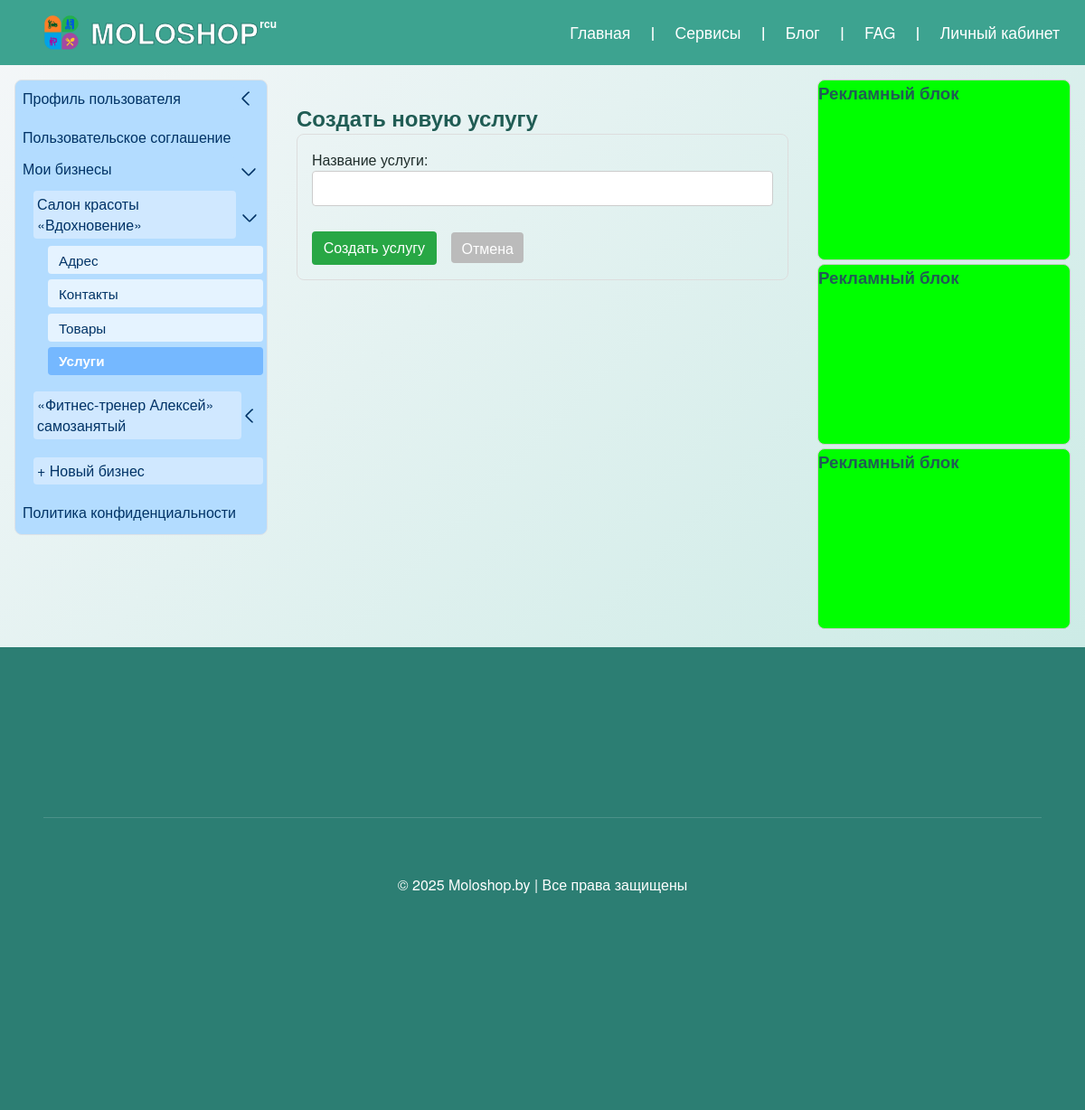
Before: /business/salon-krasoty-vdokhnovenie/services/create/ (signed in) with the older database file.
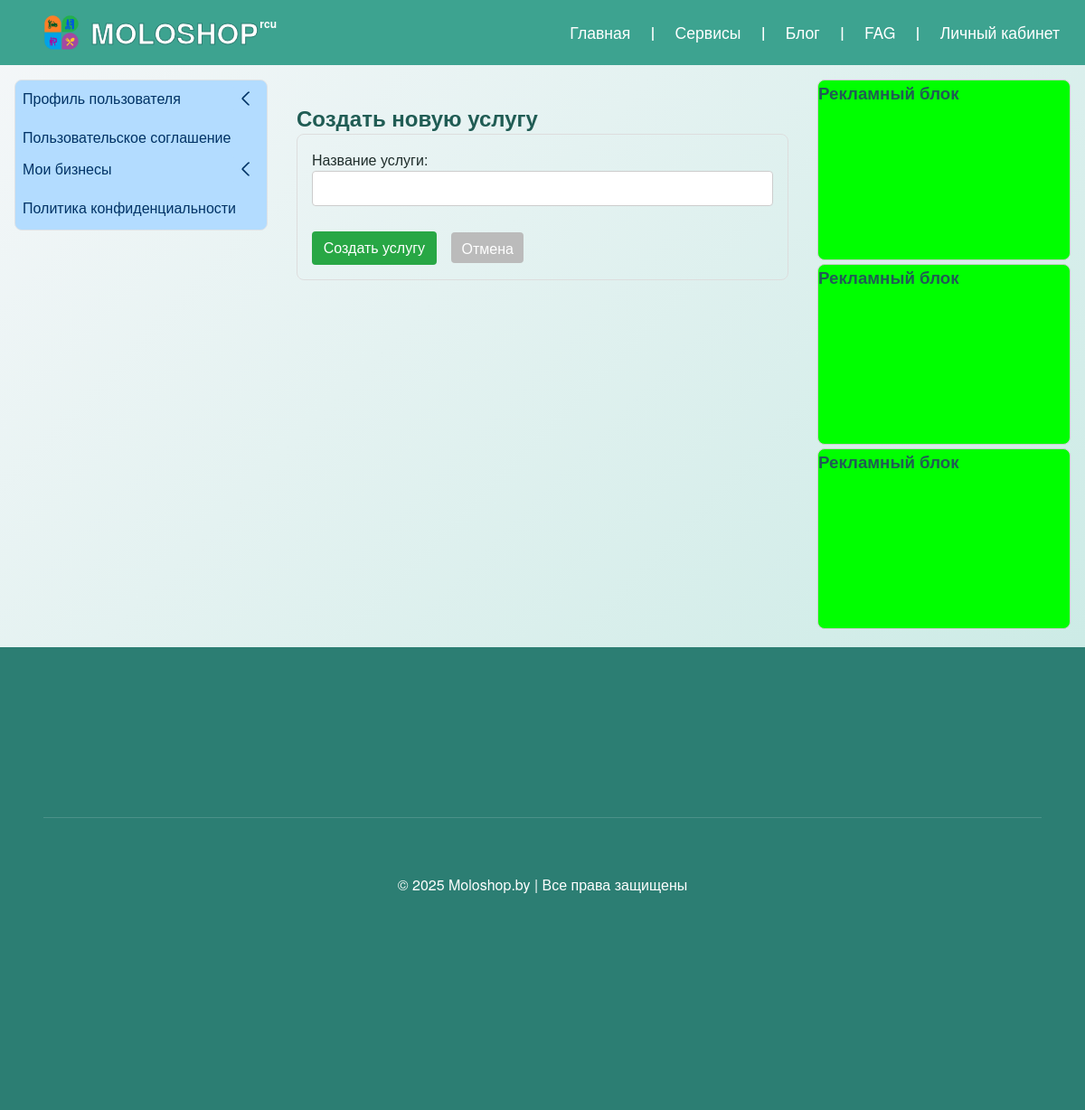
After: the same page with the newer database file.
### apps/users/models/menu.py (models this page shows, shortened)
class ProfileMenuCategory(UUIDModel, MPTTModel):
    user = models.ForeignKey(
        settings.AUTH_USER_MODEL,
        on_delete=models.CASCADE,
        related_name="profile_menu_categories",
        verbose_name="Пользователь",
        null=True,
        blank=True,
        help_text="Пользователь для персональных пунктов меню. Пусто — для общего меню."
    )
    name = models.CharField(max_length=100, verbose_name="Название пункта меню")
    url = models.CharField(max_length=200, blank=True, verbose_name="Имя URL-шаблона",
                           help_text="Имя URL-шаблона с namespace (например: 'landing:policy_detail')")
    url_params = models.JSONField(blank=True, null=True, verbose_name="Параметры для URL",
                                 help_text='Параметры для reverse(), например: {"slug":"politika-konfidentsialnosti"}')
    external_url = models.URLField(blank=True, null=True, verbose_name="Внешняя ссылка",
                                   help_text="Внешняя ссылка (например: https://t.me/moloshop)")
    parent = TreeForeignKey("self", on_delete=models.CASCADE, null=True, blank=True,
                           related_name="children", verbose_name="Родительский пункт меню")
    order = models.PositiveIntegerField(default=0, verbose_name="Порядок сортировки")
    is_active_link = models.BooleanField(default=True, verbose_name="Активная ссылка",
                                         help_text="Если выключена, пункт меню не активен")
    updated_at = models.DateTimeField(auto_now=True, verbose_name="Дата обновления")
    class MPTTMeta:
        order_insertion_by = ["order"]
    class Meta:
        app_label = "users"
        verbose_name = "Пункт меню"
        verbose_name_plural = "Меню личного кабинета"
        ordering = ["order"]
        unique_together = ("user", "name", "parent")
    def get_absolute_url(self):
        from django.urls import reverse
        if self.url:
            try:
                if self.url_params:
                    return reverse(self.url, kwargs=self.url_params)
                return reverse(self.url)
            except Exception:
                return "#"
        elif self.external_url:
            return self.external_url
        return "#"

### apps/business/views/business_options.py (the view)
# urls.py: path("<slug:business_slug>/services/create/", service_create, name="service_create"),
@login_required
def service_create(request, business_slug):
    business = get_object_or_404(Business, slug=business_slug, owner=request.user)
    if request.method == "POST":
        form = ServiceTitleForm(request.POST)
        if form.is_valid():
            service = form.save(commit=False)
            service.business = business
            service.save()
            messages.success(request, f"Услуга «{service.title}» создана.")
            params = urlencode({"active_service_id": service.id})
            return redirect(f"{reverse('business:service_list', kwargs={'business_slug': business.slug})}?{params}")
    else:
        form = ServiceTitleForm()
    return render(request, "business/products/service_new.html", {"form": form, "business": business})

### apps/business/forms/productss_form.py
class ServiceTitleForm(forms.ModelForm):
    class Meta:
        model = Service
        fields = ["title"]
        widgets = {
            "title": forms.TextInput(attrs={
                "class": "form-control",
                "placeholder": "Название услуги"
            }),
        }

### apps/core/models/footer_menu.py (called while the page is built)
    def get_col_desktop(self):
        if self.col_desctop:
            return self.col_desctop
        return 4 if self.parent is None and self.order < 4 else 12

    def get_col_md(self):
        return self.col_md or 12

    def get_url(self):
        if self.external_url:
            return self.external_url
        if not self.url or self.url == "#":
            return "#"
        try:
            return reverse(self.url, kwargs=self.url_params or {})
        except NoReverseMatch:
            return "#"

### apps/core/templatetags/footer_menu.py (called while the page is built)
@register.inclusion_tag("core/includes/footer_menu.html", takes_context=True)
def render_footer_menu(context):
    request = context["request"]
    parents = FooterMenuCategory.objects.filter(parent__isnull=True, is_active_link=True).order_by("order")
    return {
        "parents": parents,
        "request": request,
    }

### apps/business/templates/business/products/service_new.html (shortened to what this page needs)
{% extends "users/base_userpanel.html" %}
{% load static %}
{% block users_content %}
<div class="container" style="margin-top:1.5rem; margin-bottom:2rem;">
  <h2>Создать новую услугу</h2>
  <div style="border:1px solid #ddd; border-radius:8px; padding:1rem;">
    <form method="post">
      <div style="margin-bottom:0.75rem;">
        <label for="title">Название услуги:</label><br>
        <input type="text" id="title" name="title" required style="width:100%; padding:0.4rem; border:1px solid #ccc; border-radius:4px;">
      </div>
      <div style="margin-top:1rem;">
        <button type="submit" style="padding:0.4rem 0.8rem; border:none; background:#28a745; color:#fff; border-radius:4px;">
          Создать услугу
        </button>
        <a href="{% url 'business:business_edit' business.slug %}" style="margin-left:0.75rem; padding:0.35rem 0.7rem; background:#bbb; color:#fff; text-decoration:none; border-radius:4px;">
          Отмена
        </a>
      </div>
    </form>
  </div>
</div>
{% endblock %}

### apps/users/templates/users/components/user_menu.html (shortened to what this page needs)
<div class="user-menu-wrapper mb-4 border rounded">
  <nav class="user-menu">
    {% for section in menu_sections %}
      <div class="menu-section">
        {% if section.children.exists %}
          <div class="menu-header-wrap">
            <a href="{{ section.get_absolute_url }}"
               class="menu-header{% if current_path == section.get_absolute_url %} active{% endif %}">
              {{ section.name }}
            </a>
            <label for="toggle-section-{{ section.pk }}" class="chevron-toggle" aria-label="Развернуть меню">
              <span class="chevron-icon"></span>
            </label>
          </div>
          <div class="submenu-wrapper">
            <div class="submenu">
              {% for group in section.children.all %}
                <div class="submenu-group">
                  {% if group.children.exists %}
                    <div class="submenu-header-wrap">
                      <a href="{{ group.get_absolute_url }}"
                         class="submenu-header{% if current_path == group.get_absolute_url %} active{% endif %}">
                        {{ group.name }}
                      </a>
                      <label for="toggle-group-{{ group.pk }}" class="chevron-toggle" aria-label="Развернуть подменю">
                        <span class="chevron-icon"></span>
                      </label>
                    </div>
                    <div class="submenu-list-wrapper">
                      <ul class="submenu-list">
                        {% for item in group.children.all %}
                          <li>
                            <a href="{{ item.get_absolute_url }}"
                               {% if current_path == item.get_absolute_url %}class="active"{% endif %}>
                              {{ item.name }}
                            </a>
                          </li>
                        {% endfor %}
                      </ul>
                    </div>
                  {% else %}
                    <div class="submenu-header-wrap">
                      <a href="{{ group.get_absolute_url }}"
                         class="submenu-header{% if current_path == group.get_absolute_url %} active{% endif %}">
                        {{ group.name }}
                      </a>
                    </div>
                  {% endif %}
                </div>
              {% endfor %}
            </div>
          </div>
        {% else %}
          <div class="menu-header-wrap">
            <a href="{{ section.get_absolute_url }}"
               class="menu-header{% if current_path == section.get_absolute_url %} active{% endif %}">
              {{ section.name }}
            </a>
          </div>
        {% endif %}
      </div>
    {% endfor %}
  </nav>
</div>

Changed rows visible on the page:
no longer on this page (row unchanged): ProfileMenuCategory: name "Салон красоты «Вдохновение»", shown under "Мои бизнесы"
no longer on this page (row unchanged): ProfileMenuCategory: name "Адрес", shown under "Салон красоты «Вдохновение»"
no longer on this page (row edited): ProfileMenuCategory: name "Контакты", shown under "Салон красоты «Вдохновение»"
no longer on this page (row edited): ProfileMenuCategory: name "Товары", shown under "Салон красоты «Вдохновение»"
no longer on this page (row edited): ProfileMenuCategory: name "Услуги", shown under "Салон красоты «Вдохновение»"
no longer on this page (row unchanged): ProfileMenuCategory: name "«Фитнес-тренер Алексей» самозанятый", shown under "Мои бизнесы"
no longer on this page (row edited): ProfileMenuCategory: name "+ Новый бизнес", shown under "Мои бизнесы"
